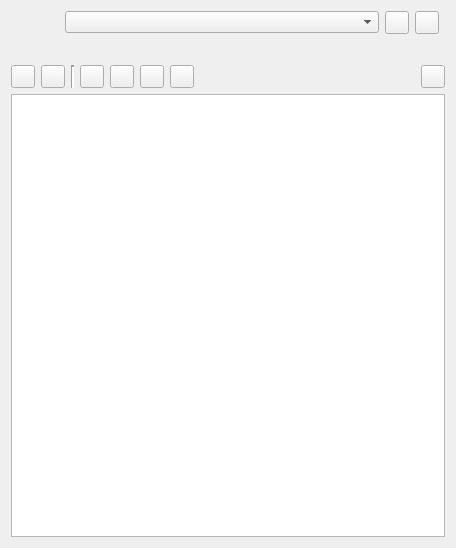
<?xml version="1.0" encoding="UTF-8"?>
<ui version="4.0">
 <class>MicroPythonWidget</class>
 <widget class="QWidget" name="MicroPythonWidget">
  <property name="geometry">
   <rect>
    <x>0</x>
    <y>0</y>
    <width>456</width>
    <height>548</height>
   </rect>
  </property>
  <layout class="QVBoxLayout" name="verticalLayout">
   <item>
    <layout class="QHBoxLayout" name="horizontalLayout">
     <item>
      <widget class="QLabel" name="deviceIconLabel">
       <property name="sizePolicy">
        <sizepolicy hsizetype="Fixed" vsizetype="Fixed">
         <horstretch>0</horstretch>
         <verstretch>0</verstretch>
        </sizepolicy>
       </property>
       <property name="minimumSize">
        <size>
         <width>48</width>
         <height>48</height>
        </size>
       </property>
      </widget>
     </item>
     <item>
      <layout class="QGridLayout" name="gridLayout">
       <item row="1" column="0" colspan="4">
        <widget class="QLabel" name="deviceInfoLabel">
         <property name="sizePolicy">
          <sizepolicy hsizetype="Expanding" vsizetype="Preferred">
           <horstretch>0</horstretch>
           <verstretch>0</verstretch>
          </sizepolicy>
         </property>
         <property name="wordWrap">
          <bool>true</bool>
         </property>
        </widget>
       </item>
       <item row="0" column="3">
        <widget class="E5Led" name="deviceConnectedLed" native="true"/>
       </item>
       <item row="0" column="0">
        <widget class="QComboBox" name="deviceTypeComboBox">
         <property name="sizePolicy">
          <sizepolicy hsizetype="Expanding" vsizetype="Fixed">
           <horstretch>0</horstretch>
           <verstretch>0</verstretch>
          </sizepolicy>
         </property>
        </widget>
       </item>
       <item row="0" column="1">
        <widget class="QToolButton" name="checkButton">
         <property name="toolTip">
          <string>Press to check for connected devices</string>
         </property>
        </widget>
       </item>
       <item row="0" column="2">
        <widget class="E5ToolButton" name="menuButton"/>
       </item>
      </layout>
     </item>
    </layout>
   </item>
   <item>
    <layout class="QHBoxLayout" name="horizontalLayout_2">
     <item>
      <widget class="QToolButton" name="openButton">
       <property name="toolTip">
        <string>Press to open a file of the connected device</string>
       </property>
      </widget>
     </item>
     <item>
      <widget class="QToolButton" name="saveButton">
       <property name="toolTip">
        <string>Press to save the current editor to the connected device</string>
       </property>
      </widget>
     </item>
     <item>
      <widget class="Line" name="line">
       <property name="lineWidth">
        <number>2</number>
       </property>
       <property name="orientation">
        <enum>Qt::Vertical</enum>
       </property>
      </widget>
     </item>
     <item>
      <widget class="QToolButton" name="runButton">
       <property name="toolTip">
        <string>Press to run the current script on the selected device</string>
       </property>
      </widget>
     </item>
     <item>
      <widget class="QToolButton" name="replButton">
       <property name="toolTip">
        <string>Press to open a terminal (REPL) on the selected device</string>
       </property>
       <property name="checkable">
        <bool>true</bool>
       </property>
      </widget>
     </item>
     <item>
      <widget class="QToolButton" name="filesButton">
       <property name="toolTip">
        <string>Press to open a file manager on the selected device</string>
       </property>
       <property name="checkable">
        <bool>true</bool>
       </property>
      </widget>
     </item>
     <item>
      <widget class="QToolButton" name="chartButton">
       <property name="toolTip">
        <string>Press to open a chart window to display data receive from the selected device</string>
       </property>
       <property name="checkable">
        <bool>true</bool>
       </property>
      </widget>
     </item>
     <item>
      <spacer name="horizontalSpacer">
       <property name="orientation">
        <enum>Qt::Horizontal</enum>
       </property>
       <property name="sizeHint" stdset="0">
        <size>
         <width>40</width>
         <height>20</height>
        </size>
       </property>
      </spacer>
     </item>
     <item>
      <widget class="QToolButton" name="connectButton">
       <property name="toolTip">
        <string>Press to connect the selected device</string>
       </property>
      </widget>
     </item>
    </layout>
   </item>
   <item>
    <widget class="QTextEdit" name="replEdit">
     <property name="contextMenuPolicy">
      <enum>Qt::CustomContextMenu</enum>
     </property>
     <property name="undoRedoEnabled">
      <bool>false</bool>
     </property>
     <property name="lineWrapMode">
      <enum>QTextEdit::NoWrap</enum>
     </property>
     <property name="acceptRichText">
      <bool>false</bool>
     </property>
    </widget>
   </item>
  </layout>
 </widget>
 <customwidgets>
  <customwidget>
   <class>E5ToolButton</class>
   <extends>QToolButton</extends>
   <header>E5Gui/E5ToolButton.h</header>
  </customwidget>
  <customwidget>
   <class>E5Led</class>
   <extends>QWidget</extends>
   <header>E5Gui/E5Led.h</header>
   <container>1</container>
  </customwidget>
 </customwidgets>
 <tabstops>
  <tabstop>deviceTypeComboBox</tabstop>
  <tabstop>checkButton</tabstop>
  <tabstop>menuButton</tabstop>
  <tabstop>openButton</tabstop>
  <tabstop>saveButton</tabstop>
  <tabstop>runButton</tabstop>
  <tabstop>replButton</tabstop>
  <tabstop>filesButton</tabstop>
  <tabstop>chartButton</tabstop>
  <tabstop>connectButton</tabstop>
  <tabstop>replEdit</tabstop>
 </tabstops>
 <resources/>
 <connections/>
</ui>
